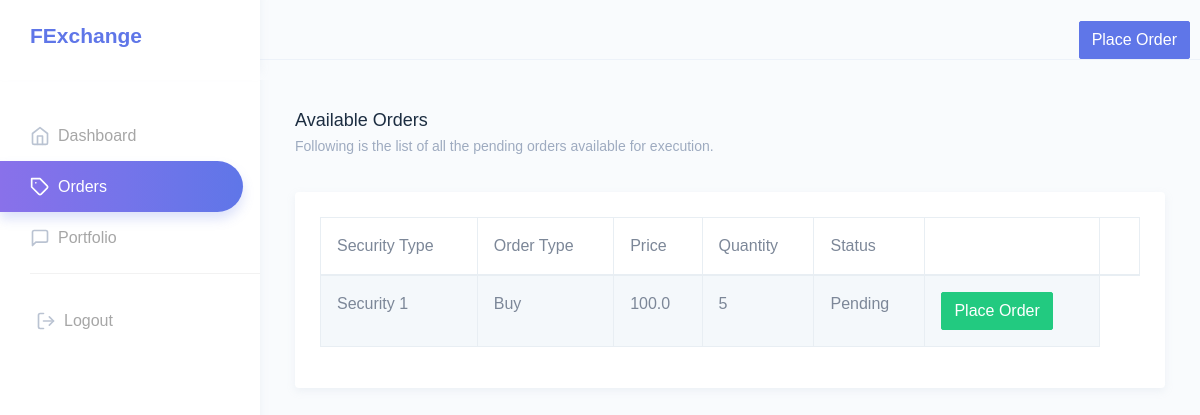
Screenshot of /createdorders/ (signed in) with the database file from the repository.
### app/models.py (models this page shows, shortened)
class Order(models.Model):
    security_type = models.CharField(max_length=100,default="")
    order_type= models.CharField(max_length=100,default="")
    quantity= models.IntegerField(default=0)
    price = models.FloatField(default=0)
    status = models.CharField(max_length=100,default="")
    user = models.ForeignKey(User, on_delete=models.CASCADE)
    created = models.DateTimeField(auto_now_add=True)

### app/views.py (the view)
# urls.py: path('createdorders/',views.createdorders,name='createdorders'),
def createdorders(request):
    context=dict()
    context['created_orders']=fetch_all_orders(request.user)
    return render(request,'all_orders.html',context)

### app/orders_utility.py (called while the page is built)
def fetch_all_orders(user):
    orders=Order.objects.filter(~Q(user=user),status="Pending")
    return orders.values()

### app/templates/all_orders.html (shortened to what this page needs)
{% extends 'layouts/base.html' %}
{% block stylesheets %}
<link rel="stylesheet" href="//cdnjs.cloudflare.com/ajax/libs/morris.js/0.5.1/morris.css">
{% endblock stylesheets %}
{% block content %}
    <div id="main-wrapper" data-theme="light" data-layout="vertical" data-navbarbg="skin6" data-sidebartype="full" data-sidebar-position="fixed" data-header-position="fixed" data-boxed-layout="full">
        {% include "includes/sidenav.html" %}
        <div class="page-wrapper">
            <div class="page-breadcrumb">
                <div class="row">
                    <div class="col-7 align-self-center">
                        <h4 class="page-title text-truncate text-dark font-weight-medium mb-1">Available Orders</h4>
                        <div class="d-flex align-items-center">
                            <nav aria-label="breadcrumb">
                                <ol class="breadcrumb m-0 p-0">
                                    <li class="breadcrumb-item"><a href="index.html" class="text-muted">Following is the list of all the pending orders available for execution.</a></li>
                                </ol>
                            </nav>
                        </div>
                    </div>
                </div>
            </div>
            <div class="container-fluid">
                 <div class="row">
                    <div class="col-12">
                        <div class="card">
                            <div class="card-body">
                                <div class="table-responsive">
                                    <table id="zero_config" class="table table-striped table-bordered no-wrap">
                                        <thead>
                                            <tr>
                                                <th>Security Type</th>
                                                <th>Order Type</th>
                                                <th>Price</th>
                                                <th>Quantity</th>
                                                <th>Status</th>
                                                <th></th>
                                                <th></th>
                                            </tr>
                                        </thead>
                                        <tbody>
                                            {% for item in created_orders %}
                                            <tr>
                                                <td>{{ item.security_type }}</td>
                                                <td>{{ item.order_type }}</td>
                                                <td>{{ item.price }}</td>
                                                <td>{{ item.quantity }}</td>
                                                <td>{{ item.status }}</td>
                                                <td>
                                                    <div class="btn-list">
                                                        <button type="button" class="btn waves-effect waves-light btn-success" data-toggle="modal" data-target="#modal_{{item.id}}">Place Order</button>
                                                    </div>
                                                </td>
                                            </tr>
                                            {% endfor %}
                                        </tbody>
                                    </table>
                                </div>
                            </div>
                        </div>
                    </div>
                </div>
            </div>
        </div>
    </div>
    <link href="../assets/extra-libs/datatables.net-bs4/css/dataTables.bootstrap4.css" rel="stylesheet">
</body>
</html>
{% endblock content %}

### rows the page displays
Order: security_type "Security 1", order_type "Buy", price "100.0", quantity "5", status "Pending"
